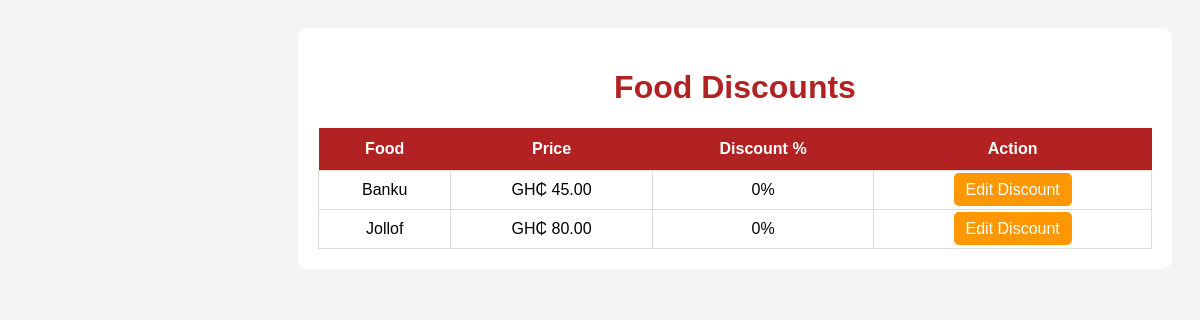
Screenshot of /view-discounts.php with the database file from the repository.
### tables this page shows
CREATE TABLE `menu_items` (
  `id` int(11) NOT NULL,
  `food_name` varchar(255) NOT NULL,
  `category` varchar(100) NOT NULL,
  `description` text NOT NULL,
  `price` decimal(10,2) NOT NULL,
  `image` varchar(255) NOT NULL,
  `status` varchar(50) NOT NULL DEFAULT 'available',
  `discount_percent` int(11) NOT NULL DEFAULT 0,
  `created_at` timestamp NOT NULL DEFAULT current_timestamp()
);

### view-discounts.php (the view, shortened to what this page needs)
<?php
include '../config/database.php';
$result = mysqli_query(
    $conn,
    "SELECT * FROM menu_items ORDER BY food_name ASC"
);
?>
<!DOCTYPE html>
<html>
<head>
</head>
<body>
<div class="main-content">
<div class="container">
<h1>Food Discounts</h1>
<table>
<tr>
<th>Food</th>
<th>Price</th>
<th>Discount %</th>
<th>Action</th>
</tr>
<?php while($row = mysqli_fetch_assoc($result)){ ?>
<tr>
<td><?php echo $row['food_name']; ?></td>
<td>GH₵ <?php echo $row['price']; ?></td>
<td><?php echo $row['discount_percent']; ?>%</td>
<td>
<a
href="add-discount.php?id=<?php echo $row['id']; ?>"
class="edit-btn">
Edit Discount
</a>
</td>
</tr>
<?php } ?>
</table>
</div>
</div>
</body>
</html>

### view-discounts.php (style rules this page uses)
body { font-family:Arial; background:#f4f4f4; }
.main-content { margin-left:270px; padding:20px; }
.container { background:white; padding:20px; border-radius:10px; }
h1 { color:#b22222; text-align:center; }
table { width:100%; border-collapse:collapse; }
th { background:#b22222; color:white; padding:12px; }
td { border:1px solid #ddd; padding:10px; text-align:center; }
.edit-btn { background:#ff9800; color:white; padding:8px 12px; text-decoration:none; border-radius:5px; }

### rows the page displays
menu_items: food_name "Banku", price "45.00", discount_percent "0"
menu_items: food_name "Jollof", price "80.00", discount_percent "0"
